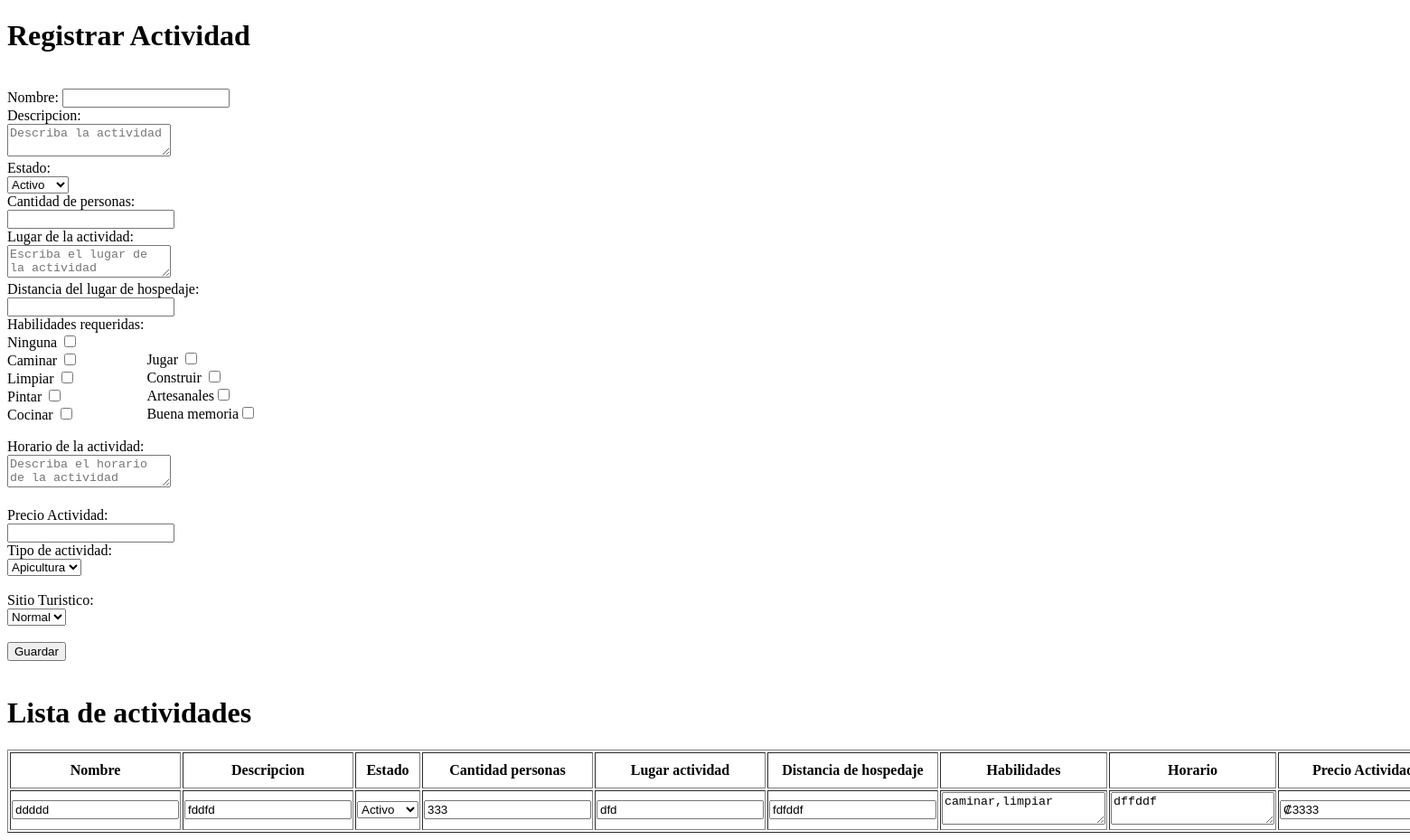
/view/actividadesView.php, run on an earlier commit of the app's database.
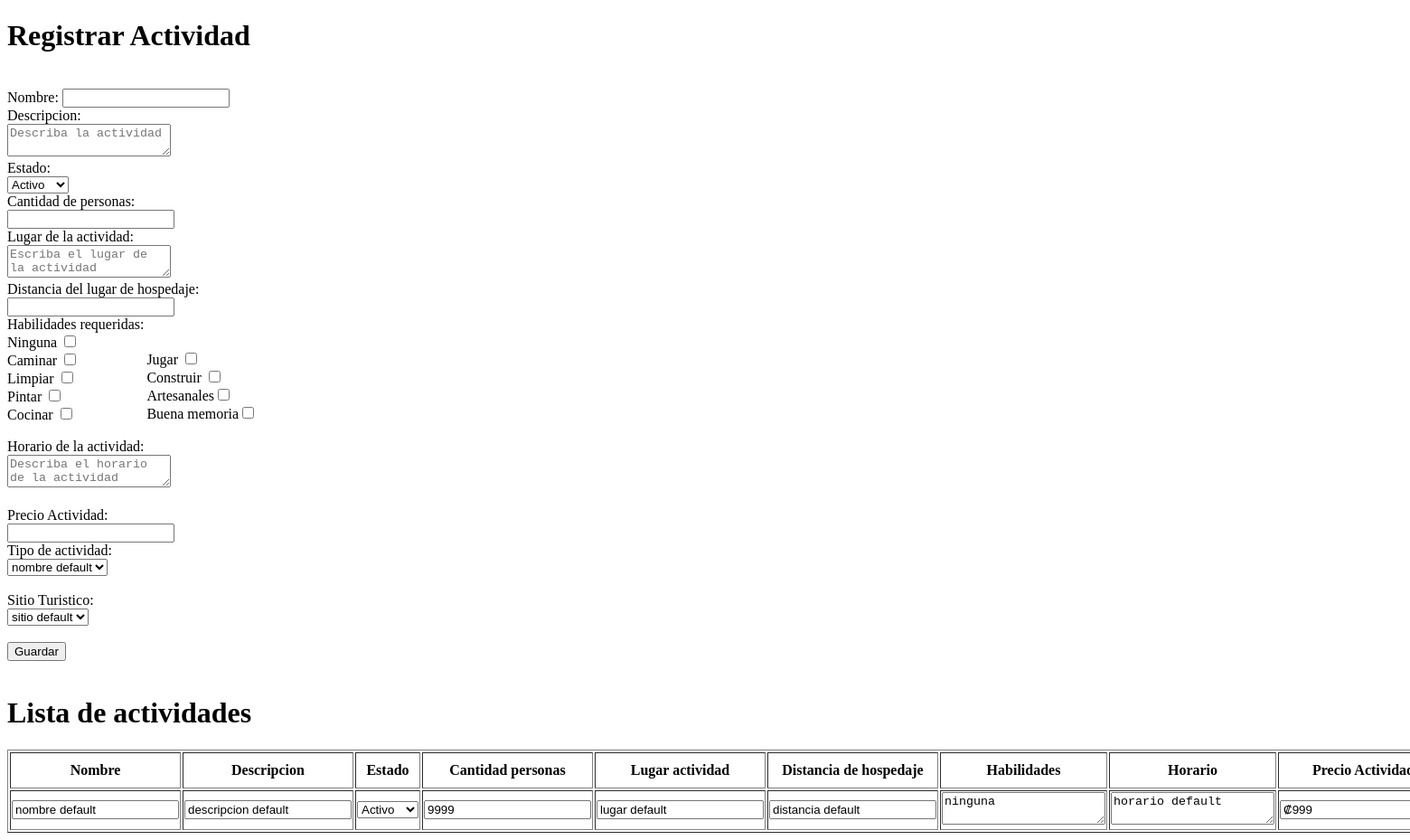
And on a later commit of the database.
### tables this page shows
CREATE TABLE `tbactividad` (
  `idactividad` int(11) NOT NULL,
  `nombreactividad` varchar(100) NOT NULL,
  `descripcionactividad` varchar(1000) NOT NULL,
  `estadoactividad` tinyint(1) NOT NULL,
  `cantidadpersonasactividad` int(11) NOT NULL,
  `lugaractividad` varchar(500) NOT NULL,
  `distanciahospedajeactividad` varchar(250) NOT NULL,
  `habilidadesactividad` varchar(1000) NOT NULL,
  `horarioactividad` varchar(2000) NOT NULL,
  `precioactividad` int(11) NOT NULL,
  `idsitioturistico` int(11) NOT NULL,
  `idtipoactividad` int(11) NOT NULL
);

### data/tipoActividadTuristicaData.php (called while the page is built, shortened)
<?php
	include '../domain/tipoActividadTuristica.php';
	class TipoActividadTuristicaData
	{
        public function mostrarTodasTipoActividadTuristica(){
            $con = new Data();
            $conexion = $con->conect();
            $consultaMostrar = "SELECT * FROM tbtipoactividadturistica;";
            $result = mysqli_query($conexion, $consultaMostrar);
            $tipoactividadturistica = [];
            while ($row = mysqli_fetch_array($result)) {
                $temporaralTipoActividadTuristica = new TipoActividadTuristica(
                    $row['idtipoactividadturistica'],
                    $row['nombretipoactividadturistica'],
                    $row['descripciontipoactividadturistica'],
                    $row['estadotipoactividadturistica']
                );
                array_push($tipoactividadturistica, $temporaralTipoActividadTuristica);
            }
            return $tipoactividadturistica;
        }
	}
  ?>

### domain/tipoActividadTuristica.php (called while the page is built, shortened)
<?php
	class TipoActividadTuristica
	{
		private $idtipoactividadturistica;
		private $nombretipoactividadturistica;
		function TipoActividadTuristica($idtipoactividadturistica,$nombretipoactividadturistica,$descripciontipoactividadturistica,$estadotipoactividadturistica)
		{
			$this->idtipoactividadturistica=$idtipoactividadturistica;
			$this->nombretipoactividadturistica=$nombretipoactividadturistica;
		}
		public function getIdtipoactividadturistica(){
			return $this->idtipoactividadturistica;
		}
		public function getNombretipoactividadturistica(){
			return $this->nombretipoactividadturistica;
		}
	}
?>

### data/dataSitioTuristico.php (called while the page is built, shortened)
<?php
	include '../domain/sitioTuristico.php';
	class DataSitioTuristico{
		public function mostrarTodosSitiosTuristicos(){
			$con = new Data();
			$conexion = $con->conect();
			$consultaMostrar = "SELECT * FROM tbsitioturistico;";
			$result = mysqli_query($conexion, $consultaMostrar);
        	$sitiosTuristicos = [];
        	while ($row = mysqli_fetch_array($result)) {
            	$sitioTuristicoTemporal = new SitioTuristico($row['idsitioturistico'],$row['nombrecomercialsitioturistico'],$row['telefonositioturistico'],$row['idprovinciasitioturistico'],$row['idcantonsitioturistico'],$row['iddistritositioturistico'],$row['direccionexactasitioturistico'],$row['sitiowebsitioturistico']);
            	array_push($sitiosTuristicos, $sitioTuristicoTemporal);
        	}
        	return $sitiosTuristicos;
		}
	}
?>

### business/sitioTuristicoBusiness.php (called while the page is built, shortened)
<?php
	include '../data/dataSitioTuristico.php';
	class SitioTuristicoBusiness{
		private $dataSitioTuristico=null;
		public function SitioTuristicoBusiness(){
			$this->dataSitioTuristico=new DataSitioTuristico();
		}
		public function mostrarTodosSitiosTuristicos(){
			return $this->dataSitioTuristico->mostrarTodosSitiosTuristicos();
		}
	}
 ?>

### domain/sitioTuristico.php (called while the page is built, shortened)
<?php
	class SitioTuristico{
		private $idsitio;
		private $nombrecomercial;
		function SitioTuristico($idsitio,$nombrecomercial,$telefonositio,$idprovincia,$idcanton,$iddistrito,$direccionexacta,$sitioWeb){
			 $this->idsitio=$idsitio;
			 $this->nombrecomercial=$nombrecomercial;
		}
		public function getIdSitio() {
        	return $this->idsitio;
    	}
    	public function getNombreComercial() {
        	return $this->nombrecomercial;
    	}
	}
  ?>

### data/dataActividad.php (called while the page is built, shortened)
<?php
	include '../domain/actividad.php';
	class DataActividad{
        public function mostrarTodasActividades(){
        	$con= new Data();
			$conexion=$con->conect();
			$consultaMostrar="SELECT * FROM tbactividad;";
			$result = mysqli_query($conexion, $consultaMostrar);
        	$actividades = array();
        	while($row = mysqli_fetch_array($result)){
        		$temporalActividad=new Actividad($row['idactividad'],$row['nombreactividad'],$row['descripcionactividad'],$row['estadoactividad'],$row['cantidadpersonasactividad'],$row['lugaractividad'],$row['distanciahospedajeactividad'],$row['habilidadesactividad'],$row['horarioactividad'],$row['idsitioturistico'],$row['idtipoactividad'],$row['precioactividad'],0);
        		array_push($actividades,$temporalActividad);
        	}
        	return $actividades;
        }
	}
?>

### business/actividadBusiness.php (called while the page is built, shortened)
<?php
	include '../data/dataActividad.php';
	class ActividadBusiness{
		private $dataActividad=null;
		public function ActividadBusiness(){
			$this->dataActividad = new DataActividad();
		}
		public function mostrarTodasActividades(){
			return $this->dataActividad->mostrarTodasActividades();
		}
	}
  ?>

### domain/actividad.php (called while the page is built, shortened)
<?php
	class Actividad{
    	private $nombreActividad;
   		private $descripcionActividad;
    	private $estadoActividad;
   	 	private $cantidadPersonasActividad;
	    private $lugarActividad;
	    private $distanciaHospedajeActividad;
	    private $habilidadesActividad;
	    private $horarioActividad;
	    private $precioActividad;
	     function Actividad($idActividad,$nombreActividad,$descripcionActividad,$estadoActividad,$cantidadPersonasActividad,$lugarActividad, $distanciaHospedajeActividad,$habilidadesActividad,$horarioActividad,$idSitio,$idTipoActividad,$precioA,$estadoAgregado) {
	        $this->nombreActividad = $nombreActividad;
	        $this->descripcionActividad = $descripcionActividad;
	        $this->estadoActividad = $estadoActividad;
	        $this->cantidadPersonasActividad = $cantidadPersonasActividad;
	        $this->lugarActividad = $lugarActividad;
	        $this->distanciaHospedajeActividad = $distanciaHospedajeActividad;
	        $this->habilidadesActividad = $habilidadesActividad;
	        $this->horarioActividad = $horarioActividad;
	        $this->precioActividad=$precioA;
	    }
	    public function getNombreActividad() {
	        return $this->nombreActividad;
	    }
	    public function getDescripcionActividad() {
	        return $this->descripcionActividad;
	    }
	    public function getEstadoActividad()  {
	        return $this->estadoActividad;
	    }
	    public function getCantidadPersonasActividad(){
	        return $this->cantidadPersonasActividad;
	    }
	    public function getLugarActividad(){
	        return $this->lugarActividad;
	    }
	    public function getDistanciaHospedajeActividad(){
	        return $this->distanciaHospedajeActividad;
	    }
	    public function getHabilidadesActividad(){
	        return $this->habilidadesActividad;
	    }
	    public function getHorarioActividad(){
	        return $this->horarioActividad;
	    }
	    public function getPrecioActividad() {
	        return $this->precioActividad;
	    }
	}
?>

### view/actividadesView.php (the view, shortened to what this page needs)
<!DOCTYPE html>
<head>
     <?php
         include '../business/sitioTuristicoBusiness.php';
         include '../data/tipoActividadTuristicaData.php';
         $dataTipoActividad=new TipoActividadTuristicaData();
         $listaTipos=$dataTipoActividad->mostrarTodasTipoActividadTuristica();
         $sitioBusiness=new SitioTuristicoBusiness();
         $listaSitios= $sitioBusiness->mostrarTodosSitiosTuristicos();
         if(empty($listaSitios) || empty($listaTipos)){
            echo "<h3>No se pueden crear actividades porque no hay sitios turisticos ni tipos de actividad ingresados en el sistema</h3>";
          ?>
          <br><a href="menuAdministradorView.php">Volver a Menu</a>
          <?php
          }
          else if(empty($listaSitios))
          {
            echo "<h3>No se pueden crear actividades porque no hay sitios turisticos ingresados en el sistema</h3>";?>
          <br><a href="../view/sitioturisticoview.php">Crear Sitio Turistico</a>
          <?php
          }
          else if(empty($listaTipos))
          {
            echo "<h3>No se pueden crear actividades porque no hay tipos de actividad ingresados en el sistema</h3>";
            ?>
            <br><a href="../view/tipoActividadTuristicaView.php">Crear Tipo Actividad Turistica</a>
            <?php
          }
          else{
     ?>
</head>
<body>
             <h1>Registrar Actividad</h1>
             <br>
        <form id="form" method="post" action="../business/actividadAction.php">
                    Nombre:
                    <input required type="text" name="nombreActividad" id="nombreActividad"/><br>
                    Descripcion:<br>
                    <textarea required  name="descripcionActividad" id="descripcionActividad" placeholder="Describa la actividad"></textarea><br>
                    Estado:<br>
                     <select name="estadoActividad" id="estadoActividad">
                        <option value="1">Activo</option>
                       </select><br>
                    Cantidad de personas:<br>
                        <input required type="number" name="cantidadpersonas" id="cantidadpersonas"/><br>
                    Lugar de la actividad:<br>
                        <textarea required  name="lugaractividad" id="lugaractividad" placeholder="Escriba el lugar de la actividad"></textarea><br>
                    Distancia del lugar de hospedaje:<br>
                    <input required type="text" name="distanciahospedaje" id="distanciahospedaje"/><br>
                    Habilidades requeridas:<br>
                          Ninguna <input type="checkbox" name="habilidades[]" id="ninguna"  onclick="Functioncheck()"  value="ninguna" /><br>
                          Caminar <input type="checkbox" name="habilidades[]" id="caminar" value="caminar" /><br>
                          Limpiar <input type="checkbox" name="habilidades[]" id="limpiar" value="limpiar" /><br>
                          Pintar <input type="checkbox" name="habilidades[]"  id="pintar" value="pintar" /><br>
                          Cocinar <input type="checkbox" name="habilidades[]" id="cocinar" value="cocinar" /><br>
                          <div id="posicion2Radios">
                            Jugar <input type="checkbox" name="habilidades[]" id="jugar" value="jugar" /><br>
                            Construir <input type="checkbox" name="habilidades[]" id="construir" value="construir" /><br>
                            Artesanales<input type="checkbox" name="habilidades[]"  id="artesanales" value="artesanales" /><br>
                            Buena memoria<input type="checkbox" name="habilidades[]"  id="memoria" value="buena memoria" />
                          </div><br>
                    Horario de la actividad:<br>
                    <textarea required  name="horarioactividad" id="horarioactividad" placeholder="Describa el horario de la actividad"></textarea><br><br>
                    Precio Actividad: <br>
                    <input type="text" name="precio" id="precio" onkeyup="format(this)"><br>
                    Tipo de actividad:<br>
                    <select id="tipoactividad" name="tipoactividad">
                        <?php
                          foreach ($listaTipos as $tipoActividad){
                        ?>
                          <option value="<?php echo $tipoActividad->getIdtipoactividadturistica();?>"><?php echo $tipoActividad->getNombretipoactividadturistica();?></option>;
                        <?php
                           }
                        ?>
                     </select><br><br>
                    Sitio Turistico:<br>
                    <select id="sitioturistico" name="sitioturistico">
                        <?php
                          foreach ($listaSitios as $sitio){
                        ?>
                          <option value="<?php echo $sitio->getIdSitio();?>"><?php echo $sitio->getNombreComercial();?></option>;
                        <?php
                           }
                        ?>
                     </select><br><br>
                    <input type="submit" value="Guardar" name="guardarActividad" id="guardarActividad"/><br><br>
    </form>
    <div id="posicionTabla">
         <h1>Lista de actividades</h1>
          <table border="1">
        <tr>
            <th>Nombre</th>
            <th>Descripcion</th>
            <th>Estado</th>
            <th>Cantidad personas</th>
            <th>Lugar actividad</th>
            <th>Distancia de hospedaje</th>
            <th>Habilidades</th>
            <th>Horario</th>
            <th>Precio Actividad</th>
        </tr>
        <?php
          include '../business/actividadBusiness.php';
            $actividadBusiness = new ActividadBusiness();
            $todasActividades= $actividadBusiness->mostrarTodasActividades();
            foreach($todasActividades as $actividad){
                echo '<form method="post" enctype="multipart/form-data" action="../business/actividadAction.php">';
                echo '<tr>';
                echo '<td><input type="text" name="nombreActividad" id="nombreActividad" value="' . $actividad->getNombreActividad() . '"/></td>';
                echo '<td><input type="text" name="descripcionActividad" id="descripcionActividad" value="' . $actividad->getDescripcionActividad() . '"/></td>';
                if($actividad->getEstadoActividad()==1){
                       echo '<td> <select name="estadoActividad" id="estadoActividad">
                         <option selected value="1">Activo</option>
                        <option value="0">Inactivo</option>
                       </select>
                       </td>';
                }else{
                    echo '<td> <select name="estadoActividad" id="estadoActividad">
                         <option value="1">Activo</option>
                        <option selected value="0">Inactivo</option>
                       </select>
                       </td>';
                }
                echo '<td><input type="number" name="cantidadpersonas" id="cantidadpersonas" value="' . $actividad->getCantidadPersonasActividad() . '"/></td>';
                echo '<td><input type="text" name="lugaractividad" id="lugaractividad" value="' . $actividad->getLugarActividad() . '"/></td>';
                echo '<td><input type="text" name="distanciahospedaje" id="distanciahospedaje" value="' . $actividad->getDistanciaHospedajeActividad() . '"/></td>';
                echo '<td><textarea name="habilidades" id="habilidades" >'. $actividad->getHabilidadesActividad().'</textarea></td>';
                echo '<td><textarea name="horarioactividad" id="horarioactividad" >'. $actividad->getHorarioActividad().'</textarea></td>';
                 echo '<td><input type="text" name="precio" id="precio" onkeyup="format(this)" value= "'."₡".number_format($actividad->getPrecioActividad(),0,'.',"").'"/></td>';
                echo '<td><select name="idtipo" id="idtipo"> '?>
                <?php
                echo '</tr>';
                echo '</form>';
                 }
                 ?>
    </table>
    </div>
</body>
<?php
  }
?>
</html>

### view/actividadesView.php (style rules this page uses)
#posicion2Radios { margin-left: 10%; margin-top: -81px; }

What changed in the data, as far as the page shows it:
removed tbactividad: nombreActividad "ddddd", descripcionActividad "fddfd", cantidadpersonas "333", lugaractividad "dfd", distanciahospedaje "fdfddf", habilidades "caminar,limpiar", horarioactividad "dffddf", precio "₡3333"
added tbactividad: nombreActividad "nombre default", descripcionActividad "descripcion default", cantidadpersonas "9999", lugaractividad "lugar default", distanciahospedaje "distancia default", habilidades "ninguna", horarioactividad "horario default", precio "₡999"
Also different on the page:
form field tipoactividad: "Apicultura" → "nombre default"
form field sitioturistico: "Normal" → "sitio default"
